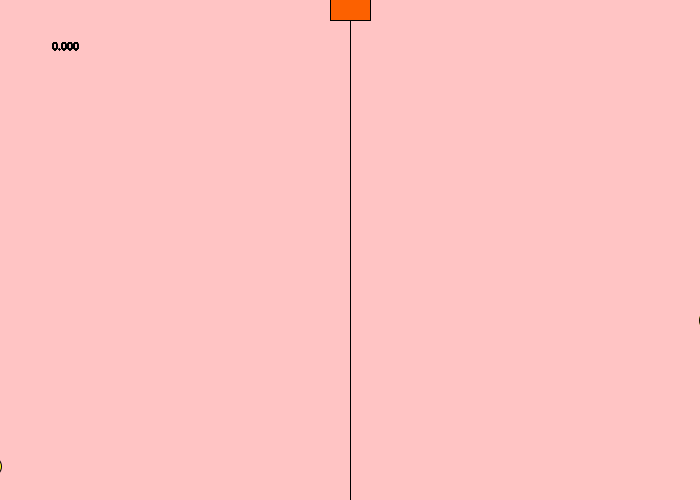
Frame 1 (no input)
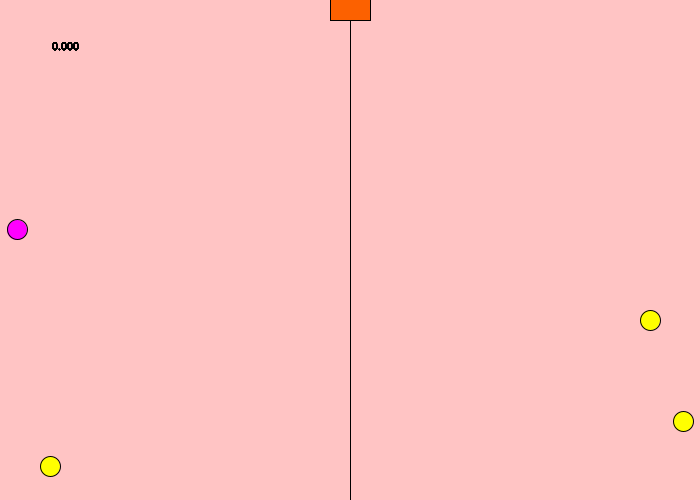
Frame 60 (the mouse pressed at the canvas centre just before this capture)
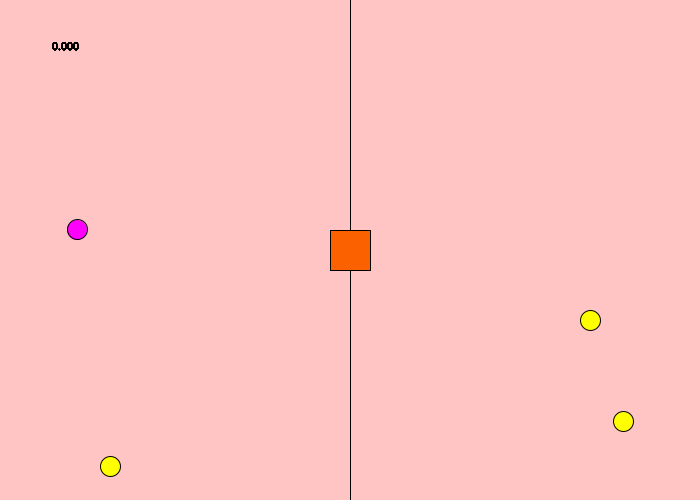
Frame 120 (the mouse held since frame 60 and released just before this capture)

The Processing sketch that drew these frames (run headless with seeded random() and noise(); from frame 60 on, the mouse is pressed at the canvas centre):

// Processing sketch: processing_89948
// ── processing_89948.pde

/*Super Collider
 by Alex Pilkevych
 */
 Atom [] atom = new Atom[100];
 
void setup() {
  size(700, 500);
  smooth();
  for(int i=0; i<atom.length; i++){
  atom[i] = new Atom();
  }
}

void draw() {
  background(#FFC4C4);
  int i=0;
    for(int time = 0; millis()>time; time+=3000){
  
  atom[i].atomR();
  atom[i].atomL();
  
  i++;
  }
  
      for(i = 0; i<atom.length; i++){
  atom[i].collider();
  atom[i].score(i);
  }
}


class Atom {
//General 
float score;
float skipScore = 0;
float colWid = 40;
float r = 10;
float trans = 300;
//AR
float ARxloc = 700+r;
float ARyloc = random(r, 500-r);
int ARcolor = int(random(6));
float block1 = 350;
//AL
float ALxloc = r*-1;
float ALyloc = random(r, 500-r);
int ALcolor = int(random(6));
float block2 = 350;
int i;



void collider() {
  stroke(0);
  line(width/2, 0, width/2, height);
  fill(252, 97, 0);
  stroke(0);
  rectMode(CENTER);
  rect(width/2, mouseY, colWid, colWid);
}


void atomL() {
stroke(0,trans);
//ARcolor

  switch (ALcolor) {
  case 7: 
    fill(255, 0, 0,trans); 
    break;
  case 8: 
    fill(0, 255, 0,trans); 
    break;
  case 0: 
    fill(0, 0, 255,trans); 
    break;
  case 1: 
    fill(255, 255, 0,trans); 
    break;
  case 2: 
    fill(0, 255, 255,trans); 
    break;
  case 3: 
    fill(255, 0, 255,trans); 
    break;
  case 4: 
    fill(255, 255, 255,trans); 
    break;
  case 5: 
    fill(0, 0, 0,trans); 
    break;
  case 6: 
    fill(100, 100, 50,trans); 
    break;
  }  
  //ALcatch
    boolean state2 = false;
  if (ALxloc<width/2 && mousePressed && ALyloc<mouseY+colWid/2 && ALyloc>mouseY-colWid/2 && mouseX < width/2) {
    state2 = true;
  } else { state2 = false;}
  
  if (ALxloc<block2) {
    if (state2 == false) {
      ALxloc++;
    } 
    else if (state2 == true) {
      ALxloc=width/2-colWid/2; 
      block2 = width/2-colWid/2;
    }
  }
  
  if(block2 == width/2-colWid/2){
    ALyloc = mouseY;
  }
  
  if(ALxloc==width/2){
    ALxloc = -20;
    score--;
  }
  ellipse(ALxloc, ALyloc, r*2, r*2);
}

void atomR() {
stroke(0,trans);
//ARcolor

  switch (ARcolor) {
  case 7: 
    fill(255, 0, 0,trans); 
    break;
  case 8: 
    fill(0, 255, 0,trans); 
    break;
  case 0: 
    fill(0, 0, 255,trans); 
    break;
  case 1: 
    fill(255, 255, 0,trans); 
    break;
  case 2: 
    fill(0, 255, 255,trans); 
    break;
  case 3: 
    fill(255, 0, 255,trans); 
    break;
  case 4: 
    fill(255, 255, 255,trans); 
    break;
  case 5: 
    fill(0, 0, 0,trans); 
    break;
  case 6: 
    fill(100, 100, 50,trans); 
    break;
  }
  
  //ARcatch
    boolean stat = false;
  if (ARxloc>width/2 && mousePressed && ARyloc<mouseY+colWid/2 && ARyloc>mouseY-colWid/2 && mouseX > width/2) {
    stat = true;
  } else { stat = false;}
  
  if (ARxloc>block1) {
    if (stat == false) {
      ARxloc--;
    } 
    else if (stat == true) {
      ARxloc=width/2+colWid/2; 
      block1 = width/2+colWid/2;
    }
  }
  
  if(block1 == width/2+colWid/2){
    ARyloc = mouseY;
  }
  
  if(ARxloc==width/2){
    ARxloc = -20;
    score--;
  }
  
  ellipse(ARxloc, ARyloc, r*2, r*2);
}


//////////////////////////////
void score(int tempI){

 if(ALyloc == ARyloc && ALyloc == mouseY && skipScore == 0 && ALcolor == ARcolor){
   ALcolor = 8;
   ARcolor = 8;
  score++;
  skipScore = 1;
 } else if(ALyloc == ARyloc && ALyloc == mouseY && skipScore == 0 && ALcolor != ARcolor){
      ALcolor = 7;
   ARcolor = 7;
  score--;
  skipScore = 1;
 }
   i = tempI;
  if(ALyloc == ARyloc || mousePressed && mouseButton == RIGHT && (ALyloc == mouseY || ARyloc == mouseY)){
   atom[i].animateL();
   atom[i].animateR(); 
  text("works",60,60);
  }
 fill(0);
 text(score,50,50);
}


void animateL(){
 ALxloc+=-9; 
 trans-=10;
}
void animateR(){
 ARxloc+=9; 
 trans-=10;
}
}
